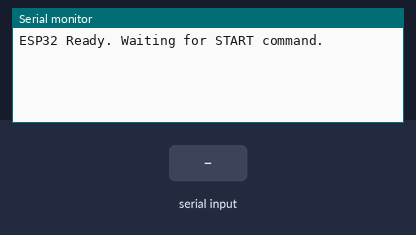
A sketch run on a simulated ESP32. Parts: the last lines printed to the serial monitor. The test bench sets the inputs (shaded band). Random numbers use the default seed unless the sketch sets one.

Above: at 1.2 s.
1.3 s: "START\n" received over Serial
At 2.5 s:
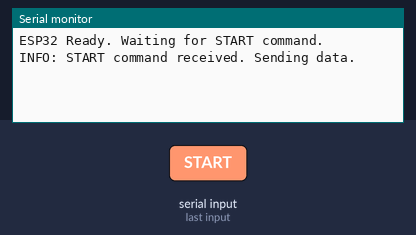
2.8 s: "STOP\n" received over Serial
At 3.7 s:
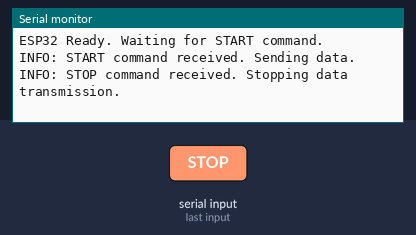

The sketch:

esp_serail_comm.ino
```cpp
bool shouldSendData = false;
unsigned long previousDataSendMillis = 0;
const long dataSendInterval = 16000;

void setup() {
  Serial.begin(115200);
  Serial.println("ESP32 Ready. Waiting for START command.");
}

void loop() {
  if (Serial.available() > 0) {
    String command = Serial.readStringUntil('\n');
    command.trim();

    if (command.equalsIgnoreCase("START")) {
      shouldSendData = true;
      previousDataSendMillis = millis();
      Serial.println("INFO: START command received. Sending data.");
    } else if (command.equalsIgnoreCase("STOP")) {
      shouldSendData = false;
      Serial.println("INFO: STOP command received. Stopping data transmission.");
    }
  }

  if (shouldSendData) {
    unsigned long currentMillis = millis();
    if (currentMillis - previousDataSendMillis >= dataSendInterval) {
      previousDataSendMillis = currentMillis;

      float temperature = random(150, 351) / 10.0;
      float humidity = random(300, 801) / 10.0;

      Serial.print(temperature, 1);
      Serial.print(",");
      Serial.println(humidity, 1);
    }
  }
}
```

Measured:
- after the input at 1.3 s, the serial monitor: prints a new line at once (image 1)
- after the input at 2.8 s, the serial monitor: prints a new line at once (image 2)
